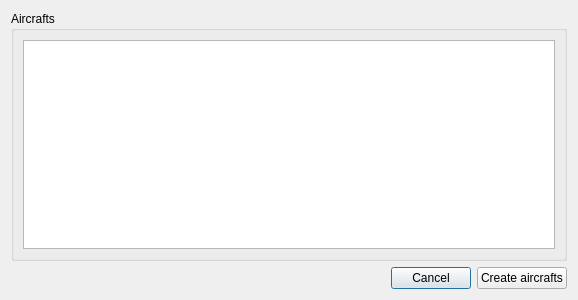
<?xml version="1.0" encoding="UTF-8"?>
<ui version="4.0">
 <class>dlg_trf</class>
 <widget class="QDialog" name="dlg_trf">
  <property name="geometry">
   <rect>
    <x>0</x>
    <y>0</y>
    <width>578</width>
    <height>300</height>
   </rect>
  </property>
  <property name="sizePolicy">
   <sizepolicy hsizetype="Expanding" vsizetype="Expanding">
    <horstretch>0</horstretch>
    <verstretch>0</verstretch>
   </sizepolicy>
  </property>
  <property name="windowTitle">
   <string>Scenario aircrafts:</string>
  </property>
  <layout class="QVBoxLayout" name="verticalLayout">
   <item>
    <widget class="QGroupBox" name="gbx_tbl">
     <property name="title">
      <string>Aircrafts</string>
     </property>
     <layout class="QVBoxLayout" name="verticalLayout_2">
      <item>
       <widget class="QTableWidget" name="qtw_trf"/>
      </item>
     </layout>
    </widget>
   </item>
   <item>
    <layout class="QHBoxLayout" name="horizontalLayout">
     <item>
      <spacer name="horizontalSpacer">
       <property name="orientation">
        <enum>Qt::Horizontal</enum>
       </property>
       <property name="sizeHint" stdset="0">
        <size>
         <width>40</width>
         <height>20</height>
        </size>
       </property>
      </spacer>
     </item>
     <item>
      <widget class="QPushButton" name="btn_cancel">
       <property name="text">
        <string>Cancel</string>
       </property>
      </widget>
     </item>
     <item>
      <widget class="QPushButton" name="btn_create">
       <property name="text">
        <string>Create aircrafts</string>
       </property>
      </widget>
     </item>
    </layout>
   </item>
  </layout>
 </widget>
 <resources/>
 <connections/>
</ui>
